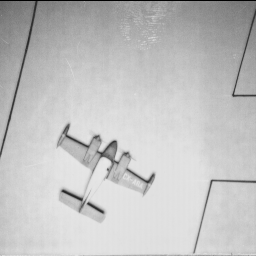
#> input picture Algorithm/data/plaintext/airplane.tiff, 256 x 256 px; its folder holds 4 pictures in this run
$ python encryption.py
#> lines starting #> are read from the running program, lines starting #| are printed output that depends on the picture
#> further down, img_original is the input picture: shape (256, 256); min 0, max 232, mean 193.6
import os
import cv2
import numpy as np

# =========================================================================
# 1. KOMPONEN ALGORITMA ENKRIPSI
# =========================================================================

def lfsr(seed, taps, length):
    """
    Fungsi Linear Feedback Shift Register (LFSR) untuk menghasilkan pseudo-random bit.
    """
    sr = seed
    output = []
    for _ in range(length):
        bit = 0
        for t in taps:
            bit ^= (sr >> t) & 1

        sr = (sr >> 1) | (bit << 7)
        output.append(sr & 1)

    return output


def logistic_map(x0, r, size):
    """
    Fungsi Chaotic Logistic Map.
    """
    x = np.zeros(size)
    x[0] = x0

    for i in range(1, size):
        x[i] = r * x[i-1] * (1 - x[i-1])

    return x


def encrypt_image(img):
    """
    Fungsi utama untuk mengenkripsi citra.
    """
    rows, cols = img.shape
#> rows = 256; cols = 256

    # 1. Meratakan gambar (Flattening)
    flat = []
    for i in range(rows):
        for j in range(cols):
            flat.append(int(img[i][j]))
#> after the loop, flat = 65536 items

    size = len(flat)
#> size = 65536

    # ==========================================
    # Plaintext-dependent Keystream
    # ==========================================
    # Menghitung faktor dari citra asli (berubah jika 1 piksel saja diubah)
    plaintext_factor = np.sum(img) / (255.0 * rows * cols)
#> plaintext_factor = 0.759

    # Memodifikasi nilai awal (seed) x0 menggunakan faktor plaintext
    x0_modified = (0.123456789 + plaintext_factor) % 1.0
#> x0_modified = 0.882

    if x0_modified == 0.0:
        x0_modified = 0.5
    # ==========================================

    # 2. Generate Chaos Sequence dengan x0 yang sudah sensitif terhadap citra
    chaos = logistic_map(x0_modified, 3.99, size)

    # 3. Proses Confusion (Pengacakan/Shuffling)
    indices = np.argsort(chaos)
    shuffled = []
    for idx in indices:
        shuffled.append(flat[int(idx)])
#> this loop made 65536 passes
#> idx on passes 1 to 3: 62250, 48083, 38223
#> after the loop, shuffled = 65536 items

    # 4. Generate Key Stream menggunakan LFSR
    key_stream = lfsr(0b10101010, [7, 5, 4, 3], size)
#> key_stream = 65536 items
    key_stream = [int(k * 255) for k in key_stream]

    # 5. Proses Forward Diffusion
    encrypted = []
    prev = 0
    for i in range(size):
        chaos_val = int(chaos[i] * 255)
        val = (shuffled[i] + key_stream[i] + chaos_val + prev) % 256
        encrypted.append(val)
        prev = val
#> this loop made 65536 passes
#> (chaos_val, val, prev) on passes 1 to 3: (225, 180, 180), (105, 222, 222), (246, 148, 148)
#> after the loop, encrypted = 65536 items

    # 6. Proses Backward Diffusion
    backward_enc = list(encrypted)
#> backward_enc = 65536 items
    prev = 0
    for i in reversed(range(size)):
        backward_enc[i] = (encrypted[i] + prev) % 256
        prev = backward_enc[i]
#> this loop made 65536 passes
#> prev on passes 1 to 3: 140, 197, 112

    # 7. Membentuk kembali array menjadi matriks citra 2D
    encrypted_img = np.array(backward_enc, dtype=np.uint8).reshape(rows, cols)
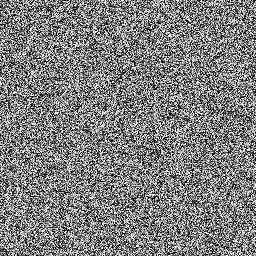
#> encrypted_img: shape (256, 256); min 0, max 255, mean 127.4

    return encrypted_img, np.sum(img)


# =========================================================================
# 2. RUNTIME EKSEKUSI OTOMATIS ATAS FOLDER PLAINTEXT
# =========================================================================

FOLDER_PLAINTEXT = "data/plaintext"
FOLDER_CIPHERTEXT = "data/ciphertext"
FILE_CATATAN = "catatan_kunci.txt"

if __name__ == "__main__":
    if not os.path.exists(FOLDER_CIPHERTEXT):
        os.makedirs(FOLDER_CIPHERTEXT)

    if not os.path.exists(FOLDER_PLAINTEXT):
        print(f"Error: Folder '{FOLDER_PLAINTEXT}' tidak ditemukan. Silakan buat folder dan masukkan gambar asli Anda.")
        exit()

    print("PROSES ENKRIPSI CITRA SEDANG BERJALAN...")
    print("=" * 70)

    berhasil = 0

    # Buka file teks untuk menyimpan nilai secara otomatis
    with open(FILE_CATATAN, "w") as f_catat:
        f_catat.write("DARI_DATA_PENGUJIAN = {\n")

        for filename in os.listdir(FOLDER_PLAINTEXT):
            if not filename.lower().endswith((".tif", ".tiff", ".png", ".jpg", ".jpeg")):
                continue

            path_plain = os.path.join(FOLDER_PLAINTEXT, filename)
            img_original = cv2.imread(path_plain, cv2.IMREAD_GRAYSCALE)

            if img_original is None:
                continue

            # Eksekusi fungsi enkripsi
            img_cipher, total_piksel_asli = encrypt_image(img_original)
#> total_piksel_asli = 12684744

            # Simpan hasil enkripsi ke folder tujuan
            path_output = os.path.join(FOLDER_CIPHERTEXT, filename)
            cv2.imwrite(path_output, img_cipher)

            # Tulis ke file txt dengan format dictionary Python langsung
            f_catat.write(f"    \"{filename}\": {total_piksel_asli},\n")

            print(f"[SUKSES] Enkripsi: {filename}")
            berhasil += 1
#> pass 2 of the loop `for filename in os.listdir(FOLDER_PLAINTEXT):`:
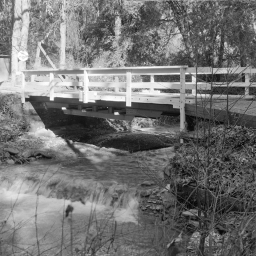
#> input picture Algorithm/data/plaintext/bridge.tiff, 256 x 256 px
#> img_original is the input picture: shape (256, 256); min 7, max 255, mean 114.3
#> plaintext_factor = 0.448
#> x0_modified = 0.572
#> the loop in encrypt_image (call 2), `for idx in indices:` made 65536 passes
#> idx on passes 1 to 3: 33375, 54853, 2174
#> the loop in encrypt_image (call 2), `for i in range(size):` made 65536 passes
#> (chaos_val, val, prev) on passes 1 to 3: (145, 192, 192), (249, 48, 48), (22, 233, 233)
#> the loop in encrypt_image (call 2), `for i in reversed(range(size)):` made 65536 passes
#> prev on passes 1 to 3: 11, 253, 255
#> in encrypt_image (call 2), `encrypted_img = np.array(backward_enc, dtype=np.uint8).reshape(rows, c..`:
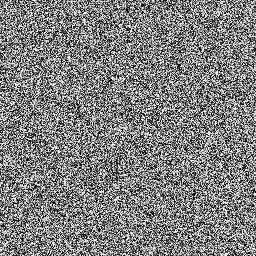
#> encrypted_img: shape (256, 256); min 0, max 255, mean 127.6
#> pass 3 of the loop `for filename in os.listdir(FOLDER_PLAINTEXT):`:
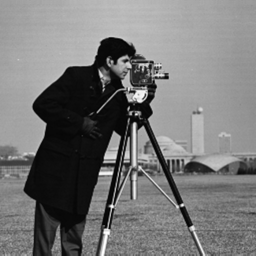
#> input picture Algorithm/data/plaintext/cameraman.tiff, 256 x 256 px
#> img_original is the input picture: shape (256, 256); min 0, max 255, mean 118.3
#> the loop in encrypt_image (call 3), `for idx in indices:` made 65536 passes
#> idx on passes 1 to 3: 32632, 35243, 29178
#> in encrypt_image (call 3), `encrypted_img = np.array(backward_enc, dtype=np.uint8).reshape(rows, c..`:
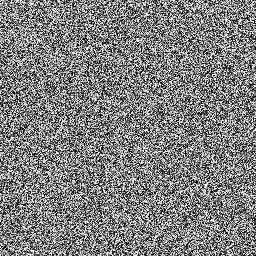
#> encrypted_img: shape (256, 256); min 0, max 255, mean 127.6
#> the loop made 4 passes; the first 3 are shown

        f_catat.write("}\n")

    print("=" * 70)
    print(f"Selesai! Total {berhasil} citra dienkripsi.")
    print(f"Catatan kunci otomatis disimpan ke file: '{FILE_CATATAN}'")
